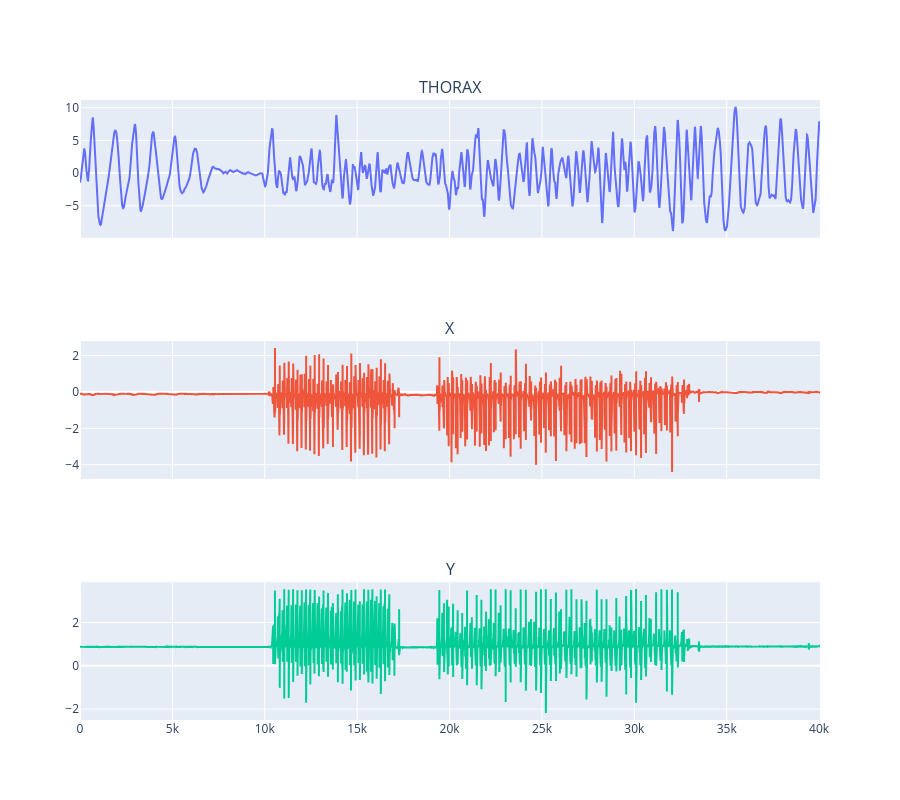

This figure's notebook cell:
### Code cell
fig = simple_line_plot(df)
fig

### Figure 1 — Plotly figure (JSON) as saved in the notebook; plotly's stock layout.template omitted (floating-point values rounded to 4 significant figures; data arrays with more than 128 entries replaced by an {"elided": "..."} marker saying what was removed)
{"data": [{"name": "Activité respiratoire", "type": "scatter", "x": {"elided": "40050 int values"}, "xaxis": "x", "y": {"elided": "40050 float values"}, "yaxis": "y"}, {"name": "X", "type": "scatter", "x": {"elided": "40050 int values"}, "xaxis": "x2", "y": {"elided": "40050 float values"}, "yaxis": "y2"}, {"name": "Y", "type": "scatter", "x": {"elided": "40050 int values"}, "xaxis": "x3", "y": {"elided": "40050 float values"}, "yaxis": "y3"}], "layout": {"annotations": [{"font": {"size": 16}, "showarrow": false, "text": "THORAX", "x": 0.5, "xanchor": "center", "xref": "paper", "y": 1, "yanchor": "bottom", "yref": "paper"}, {"font": {"size": 16}, "showarrow": false, "text": "X", "x": 0.5, "xanchor": "center", "xref": "paper", "y": 0.6111, "yanchor": "bottom", "yref": "paper"}, {"font": {"size": 16}, "showarrow": false, "text": "Y", "x": 0.5, "xanchor": "center", "xref": "paper", "y": 0.2222, "yanchor": "bottom", "yref": "paper"}], "height": 800, "showlegend": false, "xaxis": {"anchor": "y", "domain": [0, 1], "matches": "x3", "showticklabels": false}, "xaxis2": {"anchor": "y2", "domain": [0, 1], "matches": "x3", "showticklabels": false}, "xaxis3": {"anchor": "y3", "domain": [0, 1]}, "yaxis": {"anchor": "x", "domain": [0.7778, 1]}, "yaxis2": {"anchor": "x2", "domain": [0.3889, 0.6111]}, "yaxis3": {"anchor": "x3", "domain": [0, 0.2222]}}}
